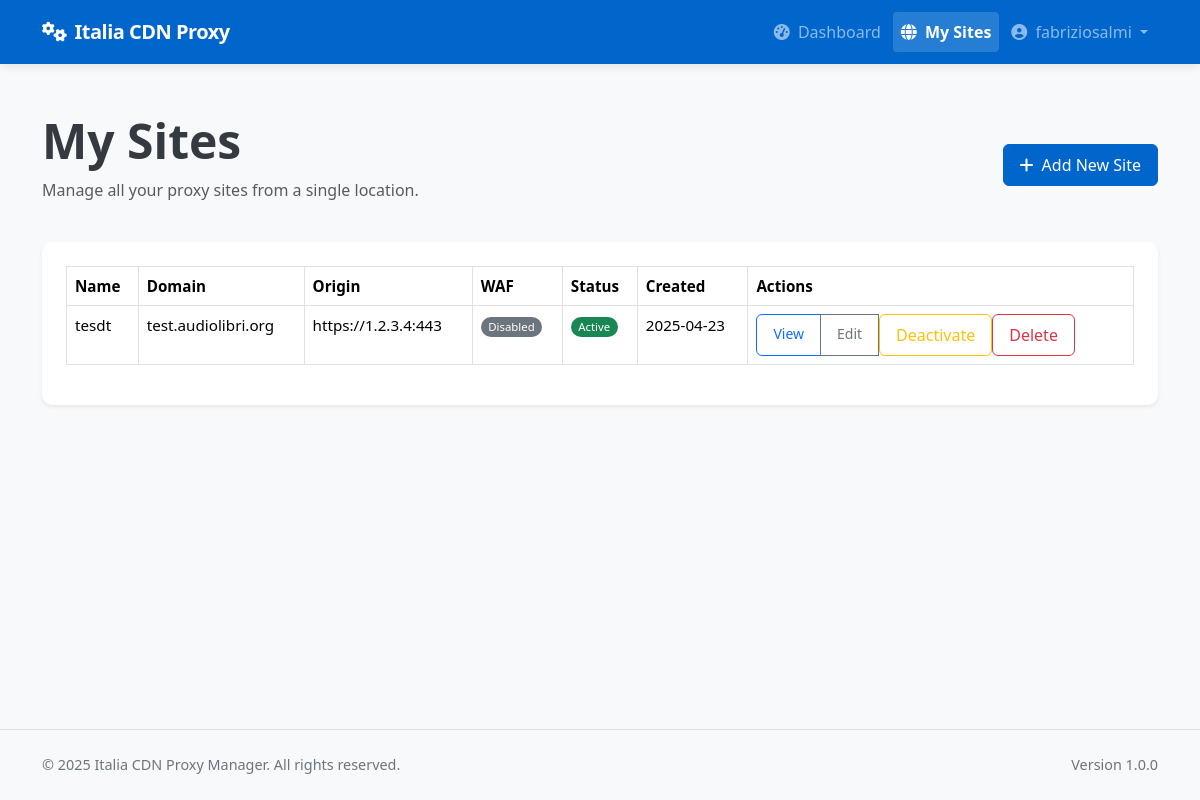
The page /client/sites (signed in) on the database as committed earlier.
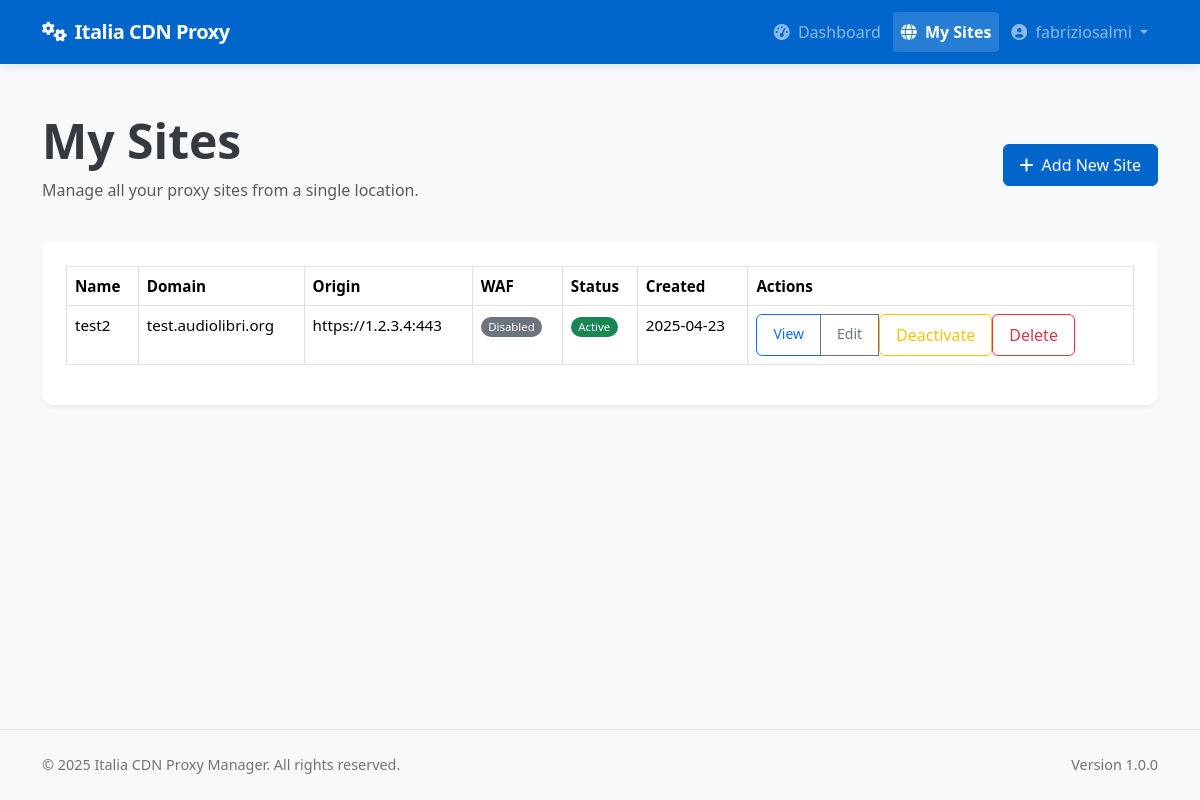
The same page on the database as committed later.
### app/models/models.py (models this page shows, shortened)
class Site(db.Model):
    __tablename__ = 'sites'
    id = db.Column(db.Integer, primary_key=True)
    name = db.Column(db.String(64), nullable=False)
    domain = db.Column(db.String(255), unique=True, nullable=False)
    protocol = db.Column(db.String(10), nullable=False, default='https')  # http or https
    origin_protocol = db.Column(db.String(10), nullable=False, default='http')  # http or https for origin
    origin_address = db.Column(db.String(255), nullable=False)  # Backend server address
    origin_port = db.Column(db.Integer, nullable=False)
    user_id = db.Column(db.Integer, db.ForeignKey('users.id'), nullable=True)  # Allow null for discovered sites
    is_active = db.Column(db.Boolean, default=True)
    is_blocked = db.Column(db.Boolean, default=False)
    is_discovered = db.Column(db.Boolean, default=False)  # Whether this site was discovered from node
    use_waf = db.Column(db.Boolean, default=False)
    force_https = db.Column(db.Boolean, default=True)  # New column to force HTTP to HTTPS redirect
    enable_cache = db.Column(db.Boolean, default=True)
    cache_time = db.Column(db.Integer, default=3600)  # Cache time in seconds, default 1 hour
    cache_static_time = db.Column(db.Integer, default=86400)  # Cache time for static assets in seconds, default 1 day
    custom_cache_rules = db.Column(db.Text, nullable=True)  # Custom cache rules in Nginx format
    cache_browser_time = db.Column(db.Integer, default=3600)  # Browser cache time in seconds, default 1 hour
    created_at = db.Column(db.DateTime, default=datetime.utcnow)
    updated_at = db.Column(db.DateTime, default=datetime.utcnow, onupdate=datetime.utcnow)
    custom_config = db.Column(db.Text, nullable=True)  # Additional Nginx configuration
    site_nodes = db.relationship('SiteNode', backref='site', lazy='dynamic')
    ssl_certificates = db.relationship('SSLCertificate', backref='site', lazy='dynamic')
    config_versions = db.relationship('ConfigVersion', backref='site', lazy='dynamic')

### app/controllers/client.py (the view)
@client.route('/sites')
@login_required
@client_required
def list_sites():
    sites = Site.query.filter_by(user_id=current_user.id).all()
    return render_template('client/sites/list.html', sites=sites)

### app/models/__init__.py (called while the page is built)
@login_manager.user_loader
def load_user(user_id):
    return User.query.get(int(user_id))

### app/models/models.py (called while the page is built)
    def is_admin(self):
        return self.role == 'admin'

    def is_client(self):
        return self.role == 'client'

### app/services/access_control.py (called while the page is built)
def client_required(f):
    @wraps(f)
    def decorated_function(*args, **kwargs):
        if not current_user.is_client():
            flash('This page is available only for client users.', 'error')
            return abort(403)
        return f(*args, **kwargs)
    return decorated_function

### app/templates/client/sites/list.html (shortened to what this page needs)
{% extends "base.html" %}
{% block content %}
<div class="container py-4">
    <div class="row mb-4">
        <div class="col-md-8">
            <h1 class="display-5 fw-bold mb-2">My Sites</h1>
            <p class="text-muted">Manage all your proxy sites from a single location.</p>
        </div>
        <div class="col-md-4 text-md-end d-flex align-items-center justify-content-md-end">
            <a href="{{ url_for('client.new_site') }}" class="btn btn-primary">
                <i class="fas fa-plus me-2"></i>Add New Site
            </a>
        </div>
    </div>
    <div class="card shadow-sm">
        <div class="card-body">
            {% if sites %}
            <div class="table-responsive">
                <table class="table table-bordered table-hover">
                    <thead>
                        <tr>
                            <th>Name</th>
                            <th>Domain</th>
                            <th>Origin</th>
                            <th>WAF</th>
                            <th>Status</th>
                            <th>Created</th>
                            <th>Actions</th>
                        </tr>
                    </thead>
                    <tbody>
                        {% for site in sites %}
                        <tr>
                            <td>{{ site.name }}</td>
                            <td>{{ site.domain }}</td>
                            <td>{{ site.protocol }}://{{ site.origin_address }}:{{ site.origin_port }}</td>
                            <td>
                                <span class="badge rounded-pill {% if site.use_waf %}bg-success{% else %}bg-secondary{% endif %}">
                                    {{ 'Enabled' if site.use_waf else 'Disabled' }}
                                </span>
                            </td>
                            <td>
                                <span class="badge rounded-pill {% if site.is_active %}bg-success{% else %}bg-danger{% endif %}">
                                    {{ 'Active' if site.is_active else 'Inactive' }}
                                </span>
                            </td>
                            <td>{{ site.created_at.strftime('%Y-%m-%d') }}</td>
                            <td>
                                <div class="btn-group btn-group-sm">
                                    <a href="{{ url_for('client.view_site', site_id=site.id) }}" class="btn btn-outline-primary">View</a>
                                    <a href="{{ url_for('client.edit_site', site_id=site.id) }}" class="btn btn-outline-secondary">Edit</a>
                                    <form method="POST" action="{{ url_for('client.toggle_site_active', site_id=site.id) }}" class="d-inline">
                                        <button type="submit" class="btn btn-outline-{% if site.is_active %}warning{% else %}success{% endif %}">
                                            {{ 'Deactivate' if site.is_active else 'Activate' }}
                                        </button>
                                    </form>
                                    <form method="POST" action="{{ url_for('client.delete_site', site_id=site.id) }}" class="d-inline"
                                          onsubmit="return confirm('Are you sure you want to delete this site? This action cannot be undone.');">
                                        <button type="submit" class="btn btn-outline-danger">Delete</button>
                                    </form>
                                </div>
                            </td>
                        </tr>
                        {% endfor %}
                    </tbody>
                </table>
            </div>
            {% endif %}
        </div>
    </div>
</div>
{% endblock %}

Rows that differ between the two databases and show on the page:
changed Site "Deactivate": name "tesdt" → "test2"
